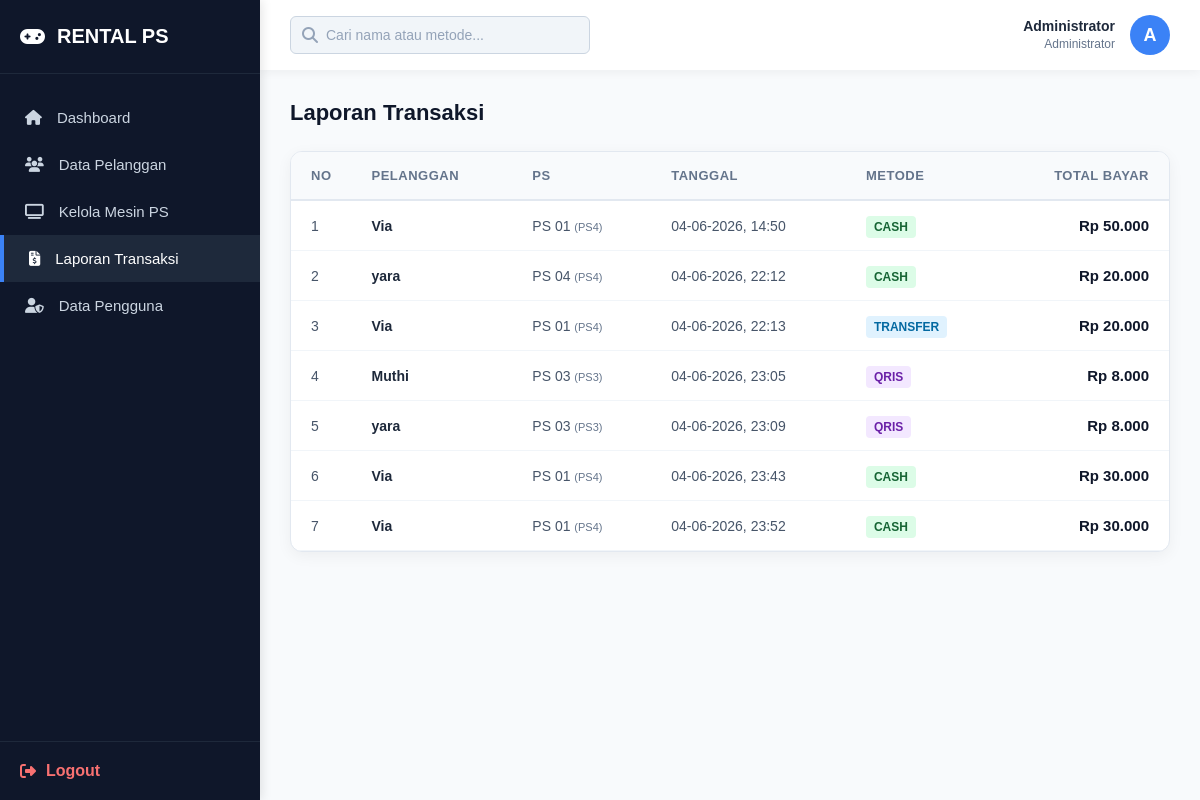
The app's page /admin/laporantransaksi.php (signed in) with its own data.
### tables this page shows
CREATE TABLE `transaksi` (
  `id_transaksi` int NOT NULL,
  `id_booking` int NOT NULL,
  `id_user` int DEFAULT '2',
  `total_bayar` decimal(10,2) NOT NULL,
  `biaya_tambahan` decimal(10,2) DEFAULT '0.00',
  `diskon` decimal(10,2) DEFAULT '0.00',
  `metode_bayar` enum('cash','qris','transfer') NOT NULL,
  `tanggal_transaksi` datetime NOT NULL,
  `status_pembayaran` enum('lunas','dp','belum_bayar') NOT NULL DEFAULT 'belum_bayar',
  `jumlah_dibayar` decimal(10,2) NOT NULL DEFAULT '0.00'
);

CREATE TABLE `pelanggan` (
  `id_pelanggan` int NOT NULL,
  `nama_pelanggan` varchar(100) NOT NULL,
  `no_hp` varchar(20) NOT NULL,
  `alamat` text
);

CREATE TABLE `ps_unit` (
  `id_ps` int NOT NULL,
  `nama_ps` varchar(50) NOT NULL,
  `tipe` enum('PS3','PS4','PS5') NOT NULL,
  `harga_per_jam` decimal(10,2) NOT NULL,
  `status_ps` enum('tersedia','dipakai','pemeliharaan') NOT NULL
);

### admin/laporantransaksi.php (the view, shortened to what this page needs)
<?php
include '../config/koneksi.php';
$search = isset($_GET['search']) ? $_GET['search'] : '';
if ($search != '') {
    $query = mysqli_query($conn, "
        SELECT transaksi.*, pelanggan.nama_pelanggan, ps_unit.nama_ps, ps_unit.tipe
        FROM transaksi
        JOIN booking ON transaksi.id_booking = booking.id_booking
        JOIN pelanggan ON booking.id_pelanggan = pelanggan.id_pelanggan
        JOIN ps_unit ON booking.id_ps = ps_unit.id_ps
        WHERE pelanggan.nama_pelanggan LIKE '%$search%'
           OR ps_unit.nama_ps LIKE '%$search%'
           OR transaksi.metode_bayar LIKE '%$search%'
        ORDER BY transaksi.tanggal_transaksi ASC
    ");
} else {
    $query = mysqli_query($conn, "
        SELECT transaksi.*, pelanggan.nama_pelanggan, ps_unit.nama_ps, ps_unit.tipe
        FROM transaksi
        JOIN booking ON transaksi.id_booking = booking.id_booking
        JOIN pelanggan ON booking.id_pelanggan = pelanggan.id_pelanggan
        JOIN ps_unit ON booking.id_ps = ps_unit.id_ps
        ORDER BY transaksi.tanggal_transaksi ASC
    ");
}
?>
<!DOCTYPE html>
<html lang="id">
<head>
    <link rel="stylesheet" href="../assets/css/style.css">
    <link rel="stylesheet" href="https://cdnjs.cloudflare.com/ajax/libs/font-awesome/6.4.0/css/all.min.css">
</head>
<body class="dashboard-body">
    <div class="sidebar">
        <div class="sidebar-brand"><i class="fa-solid fa-gamepad"></i> RENTAL PS</div>
        <ul class="sidebar-menu">
            <li><a href="dashboard.php"><i class="fa-solid fa-house"></i> Dashboard</a></li>
            <li><a href="pelanggan.php"><i class="fa-solid fa-users"></i> Data Pelanggan</a></li>
            <li><a href="ps_unit.php"><i class="fa-solid fa-tv"></i> Kelola Mesin PS</a></li>
            <li><a href="laporantransaksi.php" class="active"><i class="fa-solid fa-file-invoice-dollar"></i> Laporan Transaksi</a></li>
            <li><a href="pengguna.php"><i class="fa-solid fa-user-shield"></i> Data Pengguna</a></li>
        </ul>
        <div class="sidebar-bottom">
            <a href="../auth/logout.php" class="logout-btn"><i class="fa-solid fa-right-from-bracket"></i> Logout</a>
        </div>
    </div>
    <div class="main-content">
        <div class="topbar">
            <form action="" method="GET" class="search-bar">
                <i class="fa-solid fa-magnifying-glass"></i>
                <input type="text" name="search" placeholder="Cari nama atau metode..." value="<?= isset($_GET['search']) ? $_GET['search'] : ''; ?>">
            </form>
            <div class="user-profile">
                <div class="user-info">
                    <span class="user-name"><?= $_SESSION['nama']; ?></span>
                    <span class="user-role">Administrator</span>
                </div>
                <div class="user-avatar"><?= substr($_SESSION['nama'], 0, 1); ?></div>
            </div>
        </div>
        <div class="content-area">
            <div class="header-action" style="margin-bottom:20px;">
                <h2 class="page-title">Laporan Transaksi</h2>
            </div>
            <div class="table-container">
                <table class="dashboard-table">
                    <thead>
                        <tr>
                            <th width="5%">No</th>
                            <th>Pelanggan</th>
                            <th>PS</th>
                            <th>Tanggal</th>
                            <th>Metode</th>
                            <th style="text-align: right;">Total Bayar</th>
                        </tr>
                    </thead>
                    <tbody>
                    <?php
                    $no = 1;
                    while($data = mysqli_fetch_assoc($query)){
                    ?>
                        <tr>
                            <td><?= $no++; ?></td>
                            <td style="font-weight: bold; color: #1e293b;"><?= $data['nama_pelanggan']; ?></td>
                            <td><?= $data['nama_ps']; ?> <span style="font-size: 11px; color: #64748b;">(<?= $data['tipe']; ?>)</span></td>
                            <td><?= date('d-m-Y, H:i', strtotime($data['tanggal_transaksi'])); ?></td>
                            <td>
                                <?php
                                    if ($data['metode_bayar'] == 'cash') {
                                        echo '<span style="background-color: #dcfce7; color: #166534; padding: 4px 8px; border-radius: 4px; font-weight: bold; font-size: 12px; text-transform: uppercase;">CASH</span>';
                                    } elseif ($data['metode_bayar'] == 'qris') {
                                        echo '<span style="background-color: #f3e8ff; color: #6b21a8; padding: 4px 8px; border-radius: 4px; font-weight: bold; font-size: 12px; text-transform: uppercase;">QRIS</span>';
                                    } else {
                                        echo '<span style="background-color: #e0f2fe; color: #0369a1; padding: 4px 8px; border-radius: 4px; font-weight: bold; font-size: 12px; text-transform: uppercase;">TRANSFER</span>';
                                    }
                                ?>
                            </td>
                            <td style="text-align: right; font-weight: bold; font-size: 15px; color: #0f172a;">
                                Rp <?= number_format($data['total_bayar'],0,',','.'); ?>
                            </td>
                        </tr>
                    <?php } ?>
                    </tbody>
                </table>
            </div>
        </div>
    </div>
</body>
</html>

### assets/css/style.css (style rules this page uses)
* { margin: 0; padding: 0; box-sizing: border-box; font-family: Arial, sans-serif; }
a { text-decoration: none !important; }
body { background-color: #0f172a; display: flex; justify-content: center; align-items: center; min-height: 100vh; }
input, select, textarea { width: 100%; padding: 12px 14px; border: 1px solid #cbd5e1; border-radius: 8px; background-color: #ffffff; color: #1e293b; font-size: 14px; transition: 0.3s; font-family: Arial, sans-serif; appearance: none; -webkit-appearance: none; }
input::placeholder, textarea::placeholder { color: #94a3b8; }
.dashboard-body { background-color: #f8fafc; display: flex; justify-content: flex-start; align-items: flex-start; min-height: 100vh; padding: 0; margin: 0; }
.sidebar { width: 260px; background-color: #0f172a; color: white; height: 100vh; position: fixed; display: flex; flex-direction: column; box-shadow: 2px 0 10px rgba(0, 0, 0, 0.1); }
.sidebar-brand { padding: 25px 20px; font-size: 20px; font-weight: bold; border-bottom: 1px solid #1e293b; color: #ffffff; display: flex; align-items: center; gap: 12px; }
.sidebar-menu { list-style: none; padding: 20px 0; flex-grow: 1; }
.sidebar-menu li a { display: flex; align-items: center; gap: 15px; padding: 15px 25px; color: #cbd5e1; font-size: 15px; transition: 0.3s; }
.sidebar-menu li a:hover, .sidebar-menu li a.active { background-color: #1e293b; color: #ffffff; border-left: 4px solid #3b82f6; }
.sidebar-bottom { padding: 20px; border-top: 1px solid #1e293b; }
.logout-btn { display: flex; align-items: center; gap: 10px; color: #f87171; font-weight: bold; }
.main-content { margin-left: 260px; flex-grow: 1; width: calc(100% - 260px); }
.topbar { background-color: #ffffff; height: 70px; padding: 0 30px; display: flex; justify-content: space-between; align-items: center; box-shadow: 0 2px 10px rgba(0, 0, 0, 0.05); }
.search-bar { position: relative; display: flex; align-items: center; }
.search-bar i { position: absolute; left: 12px; color: #94a3b8; }
.search-bar input { width: 300px; padding: 10px 15px 10px 35px; border-radius: 6px; border: 1px solid #cbd5e1; background-color: #f1f5f9; margin: 0; transition: 0.3s; }
.user-profile { display: flex; align-items: center; gap: 15px; }
.user-info { text-align: right; }
.user-name { display: block; font-weight: bold; font-size: 14px; color: #1e293b; }
.user-role { font-size: 12px; color: #64748b; }
.user-avatar { width: 40px; height: 40px; background-color: #3b82f6; color: white; border-radius: 50%; display: flex; justify-content: center; align-items: center; font-weight: bold; font-size: 18px; }
.content-area { padding: 30px; }
.page-title { font-size: 22px; color: #0f172a; margin-bottom: 25px; }
.table-container { background-color: #ffffff; border-radius: 12px; box-shadow: 0 4px 15px rgba(0, 0, 0, 0.05); border: 1px solid #e2e8f0; overflow: hidden; }
.dashboard-table { width: 100%; border-collapse: collapse; }
.dashboard-table thead { background-color: #f8fafc; border-bottom: 2px solid #e2e8f0; }
.dashboard-table th { padding: 16px 20px; text-align: left; font-size: 13px; font-weight: bold; color: #64748b; text-transform: uppercase; letter-spacing: 0.5px; }
.dashboard-table td { padding: 16px 20px; color: #475569; font-size: 14px; border-bottom: 1px solid #f1f5f9; vertical-align: middle; }

### records on screen
transaksi: pelanggan.nama_pelanggan "Via", ps_unit.nama_ps "PS 01", ps_unit.tipe "PS4", tanggal_transaksi "04-06-2026, 14:50", metode_bayar "CASH", total_bayar "50.000"
transaksi: pelanggan.nama_pelanggan "yara", ps_unit.nama_ps "PS 04", ps_unit.tipe "PS4", tanggal_transaksi "04-06-2026, 22:12", metode_bayar "CASH", total_bayar "20.000"
transaksi: pelanggan.nama_pelanggan "Via", ps_unit.nama_ps "PS 01", ps_unit.tipe "PS4", tanggal_transaksi "04-06-2026, 22:13", metode_bayar "TRANSFER", total_bayar "20.000"
transaksi: pelanggan.nama_pelanggan "Muthi", ps_unit.nama_ps "PS 03", ps_unit.tipe "PS3", tanggal_transaksi "04-06-2026, 23:05", metode_bayar "QRIS", total_bayar "8.000"
transaksi: pelanggan.nama_pelanggan "yara", ps_unit.nama_ps "PS 03", ps_unit.tipe "PS3", tanggal_transaksi "04-06-2026, 23:09", metode_bayar "QRIS", total_bayar "8.000"
transaksi: pelanggan.nama_pelanggan "Via", ps_unit.nama_ps "PS 01", ps_unit.tipe "PS4", tanggal_transaksi "04-06-2026, 23:43", metode_bayar "CASH", total_bayar "30.000"
transaksi: pelanggan.nama_pelanggan "Via", ps_unit.nama_ps "PS 01", ps_unit.tipe "PS4", tanggal_transaksi "04-06-2026, 23:52", metode_bayar "CASH", total_bayar "30.000"

### other values on screen
$_SESSION['nama'] "Administrator"
substr($_SESSION['nama'], 0, 1) "A"
